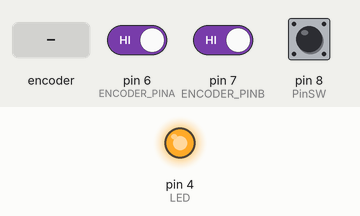
A sketch run on a simulated Arduino Leonardo, built with avr-gcc and run on an emulated ATmega32U4. Shown: output pins drawn as LEDs (lit = HIGH). Dashed ring = blinking. The test bench sets the inputs (shaded band); at power-on: pin 8 (PinSW) HIGH, pin 6 (ENCODER_PINA) HIGH, pin 7 (ENCODER_PINB) HIGH. USB keyboard and mouse output is not drawn; what the sketch prints to the serial monitor is not drawn.

Above: at 1.2 s.
1.3 s: pin 8 (PinSW) pulled LOW for 0.15 s
At 1.7 s:
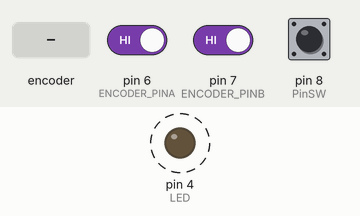
4.3 s: rotary encoder on pin 6 (ENCODER_PINA) / pin 7 (ENCODER_PINB) turned 1 step (first pin leading)
6.0 s: pin 8 (PinSW) pulled LOW for 1 s
At 6.62 s:
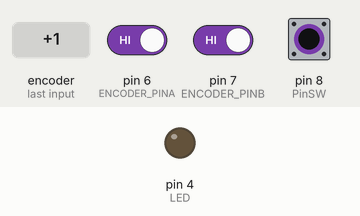
Timing chart, 0 to 15.0 s (numbered marks = the images above; inputs shaded):
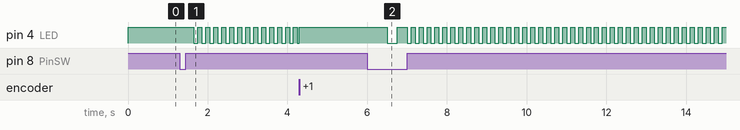

Measured:
- after the input at 1.3 s, pin 4 (LED): alternates HIGH for 0.10 s and LOW for 0.10 s, starting after 0.35 s
- after the input at 6.0 s, pin 4 (LED): goes LOW 0.25 s, HIGH 0.25 s, 39 × (LOW 0.10 s, HIGH 0.10 s), LOW 0.10 s, then HIGH, starting after 0.50 s

The sketch:

Thetis_USB_Controler.ino
```cpp
/*

THETIS USB Controler VFO
F4IRX - 22/09/2024
Version 0.1a - Beta
Version 20240922 - Beta Version


TODO
====


DESCRIPTION Fontionnality
=========================

The USB VFO Controler simulate the keyb oard Shorcut for moving VFO frequency
The Clic is present for selecting the digit of Frequency Clic + Left Move the cursor x10 Clic + Right move /10
If the LED Blink then the controler enter in Change Resolution Frequency
Use DEBUG for Serial Information


*/


#include <Bounce2.h>
#include "HID-Project.h"


 //#define DEBUG


#ifdef DEBUG
  #define DEBUG_PRINT(x)  Serial.println (x)
#else
  #define DEBUG_PRINT(x)
#endif

const int FreqUP[] = {4,29,8,21,23,28,24} ; // see qwerty code
const int FreqDW[] = { 20,22,7, 9,10,11,13} ;

const byte ENCODER_PINA= 6;
const byte ENCODER_PINB= 7;
const byte PinSW= 8;
const byte LED= 4;

int valueA; //debounced encoder switch reads
int valueB;
bool valueSens; //pour definir le changement de resolution
int valueFreq=4; //pour la valeur de FreqUP et FreqDW

bool motionDetected = false;
bool CW;
int ledState = LOW;  // ledState used to set the LED
unsigned long previousMillis = 0;
const long interval = 100;

// Instantiate 2 Bounce object
Bounce debouncerA = Bounce();
Bounce debouncerB = Bounce();

// setup ********************************************
void setup() {
  Serial.begin(9600);
  Serial.println("Setup");
  pinMode(ENCODER_PINA,INPUT_PULLUP);
  pinMode(ENCODER_PINB,INPUT_PULLUP);
  pinMode(PinSW, INPUT_PULLUP);
  pinMode(LED, OUTPUT);
  digitalWrite(LED, HIGH);
  // After setting up the button, setup debouncer
  debouncerA.attach(ENCODER_PINA);
  debouncerA.interval(2);
  debouncerB.attach(ENCODER_PINB);
  debouncerB.interval(2);
  BootKeyboard.begin();
}

// loop *****************************************
void loop() {

  if (!(digitalRead(PinSW))) {
     DEBUG_PRINT("CLIC");
     valueSens=1;
    delay(250);
  }

 unsigned long currentMillis = millis();

  if (currentMillis - previousMillis >= interval && valueSens==1) {
     previousMillis = currentMillis;
    if (ledState == LOW) {
      ledState = HIGH;
    } else {
      ledState = LOW;
    }
    digitalWrite(LED, ledState);
  }
  // Update the debouncers
  debouncerA.update();
  debouncerB.update();
  // Read the encoder switches
  valueA = debouncerA.read();
  valueB = debouncerB.read();


  if (valueA && valueB && motionDetected ) //in a detent and just arrived
  {
     motionDetected = false;
   }
  if (valueA && !valueB && !motionDetected ) // just started CW
  {

    CW= true;
    motionDetected=true;
    if (valueSens) {
      valueSens=0;
       digitalWrite(LED, HIGH);
      valueFreq+=1;
      if(valueFreq>6) valueFreq=6;
      DEBUG_PRINT(valueFreq);
    } else {
      DEBUG_PRINT("CW");
      DEBUG_PRINT(FreqUP[valueFreq]);
       BootKeyboard.write(KeyboardKeycode(FreqUP[valueFreq]));
    }
  }

  if (!valueA && valueB && !motionDetected )  //just started CCW
  {
    CW= false;
    motionDetected=true;
    if (valueSens) {
      valueSens=0;
       digitalWrite(LED, HIGH);
      valueFreq-=1;
      if(valueFreq<0) valueFreq=0;
      DEBUG_PRINT(valueFreq);
    } else {
      DEBUG_PRINT("CCW");
      DEBUG_PRINT(FreqDW[valueFreq]);
      BootKeyboard.write(KeyboardKeycode(FreqDW[valueFreq]));

    }
  }

} //loop
```
